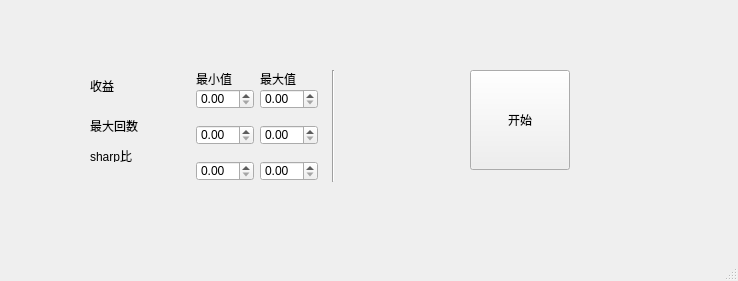
<?xml version="1.0" encoding="UTF-8"?>
<ui version="4.0">
 <class>MainWindow</class>
 <widget class="QMainWindow" name="MainWindow">
  <property name="geometry">
   <rect>
    <x>0</x>
    <y>0</y>
    <width>738</width>
    <height>281</height>
   </rect>
  </property>
  <property name="windowTitle">
   <string>MainWindow</string>
  </property>
  <widget class="QWidget" name="centralwidget">
   <widget class="QLabel" name="label_2">
    <property name="geometry">
     <rect>
      <x>90</x>
      <y>80</y>
      <width>54</width>
      <height>12</height>
     </rect>
    </property>
    <property name="text">
     <string>收益</string>
    </property>
    <property name="buddy">
     <cstring>doubleSpinBox</cstring>
    </property>
   </widget>
   <widget class="QLabel" name="label_4">
    <property name="geometry">
     <rect>
      <x>90</x>
      <y>120</y>
      <width>54</width>
      <height>12</height>
     </rect>
    </property>
    <property name="text">
     <string>最大回数</string>
    </property>
    <property name="buddy">
     <cstring>doubleSpinBox_4</cstring>
    </property>
   </widget>
   <widget class="QLabel" name="label_5">
    <property name="geometry">
     <rect>
      <x>90</x>
      <y>150</y>
      <width>54</width>
      <height>12</height>
     </rect>
    </property>
    <property name="text">
     <string>sharp比</string>
    </property>
    <property name="buddy">
     <cstring>doubleSpinBox_6</cstring>
    </property>
   </widget>
   <widget class="Line" name="line">
    <property name="geometry">
     <rect>
      <x>325</x>
      <y>70</y>
      <width>16</width>
      <height>112</height>
     </rect>
    </property>
    <property name="orientation">
     <enum>Qt::Vertical</enum>
    </property>
   </widget>
   <widget class="QDoubleSpinBox" name="doubleSpinBox_5">
    <property name="geometry">
     <rect>
      <x>260</x>
      <y>161</y>
      <width>58</width>
      <height>20</height>
     </rect>
    </property>
   </widget>
   <widget class="QDoubleSpinBox" name="doubleSpinBox_2">
    <property name="geometry">
     <rect>
      <x>260</x>
      <y>89</y>
      <width>58</width>
      <height>20</height>
     </rect>
    </property>
   </widget>
   <widget class="QDoubleSpinBox" name="doubleSpinBox_6">
    <property name="geometry">
     <rect>
      <x>196</x>
      <y>161</y>
      <width>58</width>
      <height>20</height>
     </rect>
    </property>
   </widget>
   <widget class="QPushButton" name="pushButton">
    <property name="geometry">
     <rect>
      <x>470</x>
      <y>70</y>
      <width>100</width>
      <height>100</height>
     </rect>
    </property>
    <property name="sizePolicy">
     <sizepolicy hsizetype="Preferred" vsizetype="Preferred">
      <horstretch>0</horstretch>
      <verstretch>0</verstretch>
     </sizepolicy>
    </property>
    <property name="minimumSize">
     <size>
      <width>100</width>
      <height>100</height>
     </size>
    </property>
    <property name="maximumSize">
     <size>
      <width>300</width>
      <height>300</height>
     </size>
    </property>
    <property name="text">
     <string>开始</string>
    </property>
    <property name="autoDefault">
     <bool>false</bool>
    </property>
   </widget>
   <widget class="QDoubleSpinBox" name="doubleSpinBox">
    <property name="geometry">
     <rect>
      <x>196</x>
      <y>89</y>
      <width>58</width>
      <height>20</height>
     </rect>
    </property>
   </widget>
   <widget class="QDoubleSpinBox" name="doubleSpinBox_4">
    <property name="geometry">
     <rect>
      <x>196</x>
      <y>125</y>
      <width>58</width>
      <height>20</height>
     </rect>
    </property>
   </widget>
   <widget class="QLabel" name="label">
    <property name="geometry">
     <rect>
      <x>196</x>
      <y>71</y>
      <width>36</width>
      <height>16</height>
     </rect>
    </property>
    <property name="text">
     <string>最小值</string>
    </property>
   </widget>
   <widget class="QLabel" name="label_3">
    <property name="geometry">
     <rect>
      <x>260</x>
      <y>71</y>
      <width>36</width>
      <height>16</height>
     </rect>
    </property>
    <property name="text">
     <string>最大值</string>
    </property>
   </widget>
   <widget class="QDoubleSpinBox" name="doubleSpinBox_3">
    <property name="geometry">
     <rect>
      <x>260</x>
      <y>125</y>
      <width>58</width>
      <height>20</height>
     </rect>
    </property>
   </widget>
  </widget>
  <widget class="QMenuBar" name="menubar">
   <property name="geometry">
    <rect>
     <x>0</x>
     <y>0</y>
     <width>738</width>
     <height>23</height>
    </rect>
   </property>
  </widget>
  <widget class="QStatusBar" name="statusbar"/>
 </widget>
 <tabstops>
  <tabstop>doubleSpinBox</tabstop>
  <tabstop>doubleSpinBox_2</tabstop>
  <tabstop>doubleSpinBox_4</tabstop>
  <tabstop>doubleSpinBox_3</tabstop>
  <tabstop>doubleSpinBox_6</tabstop>
  <tabstop>doubleSpinBox_5</tabstop>
  <tabstop>pushButton</tabstop>
 </tabstops>
 <resources/>
 <connections/>
</ui>
